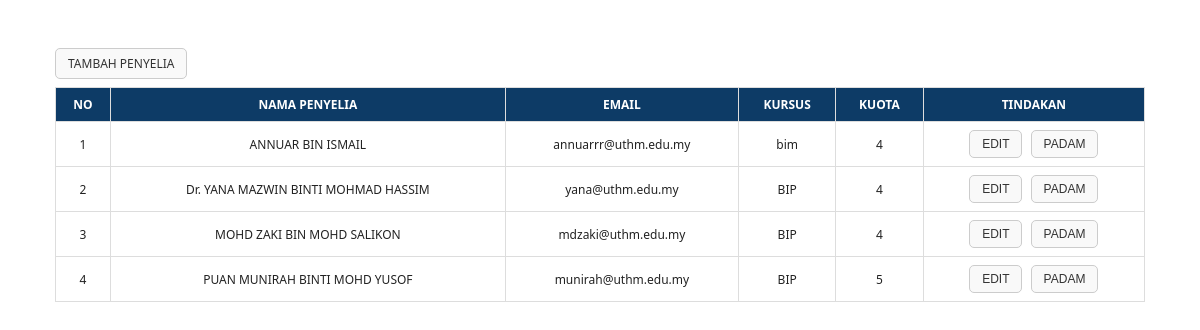
/admin_manage_supervisors.php (signed in), run on the app's committed database.
### tables this page shows
CREATE TABLE `penyelia` (
  `id_penyelia` int(11) NOT NULL,
  `kata_laluan` varchar(255) NOT NULL,
  `nama_penyelia` varchar(100) NOT NULL,
  `email` varchar(100) DEFAULT NULL,
  `course` varchar(100) DEFAULT NULL,
  `profile_image` varchar(255) DEFAULT NULL,
  `jawatan` varchar(100) DEFAULT NULL,
  `telefon` varchar(20) DEFAULT NULL,
  `jabatan` varchar(255) DEFAULT NULL,
  `pautan_cv` varchar(255) DEFAULT NULL,
  `kuota` int(11) DEFAULT 5,
  `bidang_kepakaran` varchar(255) DEFAULT NULL,
  `role` varchar(50) NOT NULL DEFAULT 'penyelia'
);

### admin_manage_supervisors.php (the view, shortened to what this page needs)
<?php
require_once 'config.php';
$result = $conn->query("SELECT * FROM penyelia ORDER BY nama_penyelia ASC");
$supervisors = $result->fetch_all(MYSQLI_ASSOC);
?>
<!DOCTYPE html>
<html lang="ms">
<head>
</head>
<body>
<div class="container">
    <a class="btn-add" href="admin_add_supervisor.php">TAMBAH PENYELIA</a>
    <?php if (count($supervisors) > 0): ?>
        <table>
 <thead>
<tr>
    <th>NO</th>
    <th>NAMA PENYELIA</th>
    <th>EMAIL</th>
    <th>KURSUS</th>
    <th>KUOTA</th>
    <th>TINDAKAN</th>
</tr>
</thead>
<tbody>
<?php
$no = 1;
foreach ($supervisors as $sup): ?>
<tr>
    <td><?= $no++; ?></td>
    <td><?= htmlspecialchars($sup['nama_penyelia']) ?></td>
    <td><?= htmlspecialchars($sup['email']) ?></td>
    <td><?= htmlspecialchars($sup['course']) ?></td>
    <td><?= htmlspecialchars($sup['kuota']) ?></td>
    <td>
        <a href="admin_edit_supervisor.php?id=<?= $sup['id_penyelia'] ?>">
            <button type="button">EDIT</button>
        </a>
        <form method="post" onsubmit="return confirm('Padam penyelia ini?');" style="display:inline;">
            <button type="submit" class="btn-danger">PADAM</button>
        </form>
    </td>
</tr>
<?php endforeach; ?>
</tbody>
        </table>
    <?php else: ?>
        <p>Tiada penyelia dalam sistem.</p>
    <?php endif; ?>
</div>
</body>
</html>

### admin_manage_supervisors.php (style rules this page uses)
body { font-family: 'Segoe UI', sans-serif; font-size: 12px; margin: 0; padding: 30px; color: #222; }
.container { max-width: 1100px; margin: auto; padding: 25px; border-radius: 10px; }
button, .btn, .btn-add, .btn-print, .dropdown-btn { background: #f9f9f9; color: #333; border: 1px solid #ccc; border-radius: 5px; padding: 6px 12px; font-size: 12px; cursor: pointer; text-decoration: none; font-weight: 500; transition: all 0.25s ease; }
button[type="submit"] { background: #0d3b66; color: #fff; border: none; }
.btn-warning, .btn-danger { background: #f9f9f9 !important; color: #333 !important; border: 1px solid #ccc !important; }
table { width: 100%; border-collapse: collapse; margin-top: 15px; background: white; font-size: 12px; }
th, td { border: 1px solid #ddd; padding: 8px; text-align: center; vertical-align: middle; }
thead { background: #0d3b66; color: white; }
a { text-decoration: none; color: inherit; }
td a button { margin-right: 5px; }

### data on the page
penyelia: nama_penyelia "ANNUAR BIN ISMAIL", email "annuarrr@uthm.edu.my", course "bim", kuota "4"
penyelia: nama_penyelia "Dr. YANA MAZWIN BINTI MOHMAD HASSIM", email "yana@uthm.edu.my", course "BIP", kuota "4"
penyelia: nama_penyelia "MOHD ZAKI BIN MOHD SALIKON", email "mdzaki@uthm.edu.my", course "BIP", kuota "4"
penyelia: nama_penyelia "PUAN MUNIRAH BINTI MOHD YUSOF", email "munirah@uthm.edu.my", course "BIP", kuota "5"
